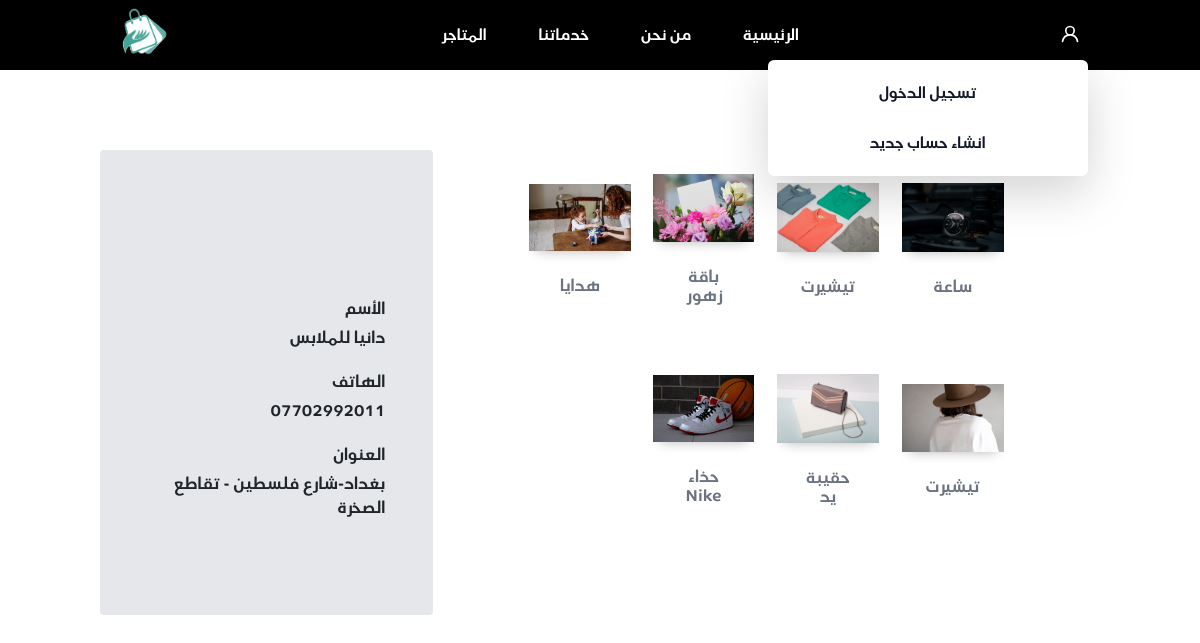
Page /vendor/store/دانيا للملابس/ on the committed database.
### jumla/models.py (models this page shows, shortened)
class Product(models.Model):
    ProductName = models.CharField(max_length=255)
    Size = models.CharField(max_length=255)
    price = models.DecimalField(max_digits=12, decimal_places=2)
    description = models.CharField(max_length=255)
    shopOwner = models.ForeignKey(Shop, on_delete=models.CASCADE, related_name="shop_products")
    Date = models.DateTimeField(default=timezone.now)
    is_active = models.BooleanField(default=True)
    Category = models.ForeignKey(Category, on_delete=models.CASCADE, related_name="product_Category")

class product_Images(models.Model):
    image = models.ImageField(upload_to="images/", null=True)
    product = models.ForeignKey(Product, on_delete=models.CASCADE, related_name="Image_Product")
    class Meta:
        verbose_name = "product_Image"
        verbose_name_plural = "product_Images"

class Shop(models.Model):
    shopName = models.CharField(max_length=255)
    shopOwner = models.OneToOneField(User, on_delete=models.CASCADE, related_name="shopOwner")
    def __str__(self):
        return f"{self.shopName}"

class User(AbstractUser):
    username = None
    phone_number = models.CharField(max_length=11, unique=True)
    address = models.CharField(max_length=255, null=True)
    USERNAME_FIELD = 'phone_number'
    REQUIRED_FIELDS = []
    objects = CustomUserManager()
    class Meta:
        verbose_name = "user"
        verbose_name_plural = "users"

### jumla/views/vender.py (the view)
# urls.py: path('store/<store>/', vender.show_store, name='show_store'),
def show_store(request, store):
    vender = get_object_or_404(Shop, shopName__contains=store)
    shop_products = Product.objects.filter(shopOwner__shopName__contains=vender)
    paginator_element = MyPaginator(shop_products, 10)
    page_number = request.GET.get('page')
    page_elements = paginator_element.get_pages(page_number)
    context = {"page_elements": page_elements[1], "page_nums": page_elements[0], 'vender': vender}
    return render(request, 'jumla/vender/stores.html', context)

### jumla/utilities/paginator.py (called while the page is built)
    def get_pages(self, page):
        self.page_nums = "a" * self.items.get_page(page).paginator.num_pages
        self.pages = self.items.get_page(page)
        return self.page_nums, self.pages

### jumla/templates/jumla/vender/stores.html (shortened to what this page needs)
{% extends 'jumla/base/base.html' %}
{% load static %}
{% block static %}
    <link rel="stylesheet" type="text/css" href="{% static 'jumla/landpage.css' %}">
{% endblock %}
{% block content %}
<div class="h-screen">
<div class=" grid grid-cols-3">
    <div class="p-5 col-span-2">
        <div class="mt-2 p-5">
            <div class="product-grid">
                  {% for product in page_elements %}
          <div class=" bg-white"  >
                    <div class = "product">
                        <div class = "product-img">
                            <img src="{{ product.Image_Product.first.image.url }}"  alt = "front product image">
                        </div>
                       <div class ="text-center   p-4 mb-4">
                        <h1 class="text-gray-500">{{ product.ProductName }} </h1>
                       </div>
                    </div>
                </div>
        {% endfor %}
            </div>
        {% include 'jumla/base/paginator.html' %}
        </div>
    </div>
    <div class=" py-20  ">
<div class="bg-gray-200 p-5 rounded ">
    <div class=" flex flex-col  justify-center  py-5" style="border: black;display:flex;flex-direction:row">
        <div class="-mt-2" style="border: black;margin-top:50px">
            <div style="display: flex;flex-direction:column">
                <p class="input_word " style="margin-left: 140px; margin-bottom: 5px;">الأسم</p>
                <p>{{ vender.shopName }}</p>
            </div>
            <div style="display: flex;flex-direction:column;padding-top:20px">
                <p class="input_word" style="margin-left: 140px; margin-bottom: 5px;">الهاتف</p>
                <p>{{ vender.shopOwner.phone_number }}</p>
            </div>
            <div style="display: flex;flex-direction:column;padding-top:20px">
                <p class="input_word" style="margin-left: 140px; margin-bottom: 5px;">العنوان</p>
                <p>{{ vender.shopOwner.address }}</p>
            </div>
        </div>
    </div>
</div>
    </div>
</div>
</div>
{% endblock %}

### jumla/templates/jumla/base/base.html (shortened to what this page needs)
<!DOCTYPE html>
{% load static %}
<html lang="ar" dir="rtl">
<head>
{% include 'jumla/base/header.html' %}
</head>
<body>
{% include 'jumla/base/navbar.html' %}
<div class="container">
     {% block content %}
    {% endblock %}
</div>
{% block static %}
    {% endblock %}
</body>
</html>

### jumla/templates/jumla/base/header.html (shortened to what this page needs)
{% load static %}
<link rel="stylesheet" href="https://cdn.jsdelivr.net/npm/bootstrap@5.0.2/dist/css/bootstrap.rtl.min.css">
    <link rel="stylesheet" type="text/css" href="{% static 'jumla/style.css' %}">
    <script src="https://cdn.tailwindcss.com"></script>

### jumla/templates/jumla/base/navbar.html (shortened to what this page needs)
{% load static %}
<nav class="bg-black">
        <div class="flex justify-around p-2 ">
            <div class="flex py-2 -mr-2">
                <div x-data="{ dropdownOpen: false }" class="relative ">
                    <button @click="dropdownOpen = !dropdownOpen" class="relative z-10 block rounded-md  p-2 focus:outline-none hover:bg-slate-500/75  drop-shadow-md rounded hover:ring-white">
                        <svg class="w-5 h-5     text-white   " xmlns="http://www.w3.org/2000/svg" viewBox="0 0 24 24"><path fill="#FFFFFF" d="M15.71,12.71a6,6,0,1,0-7.42,0,10,10,0,0,0-6.22,8.18,1,1,0,0,0,2,.22,8,8,0,0,1,15.9,0,1,1,0,0,0,1,.89h.11a1,1,0,0,0,.88-1.1A10,10,0,0,0,15.71,12.71ZM12,12a4,4,0,1,1,4-4A4,4,0,0,1,12,12Z"/></svg>
                    </button>
                    <div x-show="dropdownOpen" @click="dropdownOpen = false" class="fixed inset-0 h-full w-full z-10"></div>
                    <div x-show="dropdownOpen" class="absolute right-0 mt-2 bg-white rounded-md shadow-lg overflow-hidden z-20" style="width:20rem;">
                        <div class="py-2">
                            {% if user.is_authenticated %}
                                          <a href="#" class="transition-colors duration-200  w-full py-3 text-normal text-gray-900  border-b   hover:bg-teal-500 hover:text-white">
                                        <h1 class="text-center  text-medium  font-semibold ">
                                            <span >{{ user.first_name }}</span> </h1>
                                    </a>
                                          <a href="{% url 'change_password' %}" class="transition-colors duration-200  w-full w-full py-3 text-normal text-gray-900   hover:bg-teal-500 hover:text-white">
                                        <h1 class="text-center text-medium  font-semibold"> تغيير الرمز </h1>
                                    </a>
                                    <a href="{% url 'logout' %}" class="transition-colors duration-200  w-full py-3 text-normal text-gray-900 border-t hover:bg-teal-500 hover:text-white">
                                        <h1 class="text-center text-medium  font-semibold"> تسجيل الخروج   </h1>
                                    </a>
                                   {% else %}
                                    <a href="{% url 'login' %}" class="transition-colors duration-200  w-full py-3 text-normal text-gray-900     hover:bg-teal-500 hover:text-white">
                                        <h1 class="text-center  text-medium  font-semibold ">  تسجيل الدخول </h1>
                                    </a>
                                    <a href="{% url 'register' %}" class="transition-colors duration-200  w-full  py-3 text-normal text-gray-900    hover:bg-teal-500 hover:text-white">
                                        <h1 class="text-center font-semibold text-medium  ">انشاء حساب جديد</h1>
                                    </a>
                                    {% endif %}
                        </div>
                    </div>
                </div>
            </div>
            <div class="m-1">
                <div class=" flex  p-2">
                    <a href="{% url 'home' %}" class = "text-white px-3 hover:text-slate-100 inline-block pl-10 ">
                   <h1 class="hover:text-gray-300">
                    الرئيسية
                    </h1>
                </a>
                <a href="{% url 'who_are_we' %}" class = "text-white px-3 inline-block pl-10">
                   <h1  class="hover:text-gray-300"> من نحن</h1></a>
                   <a href="{% url 'services' %}" class = "text-white px-3 inline-block pl-10">
                    <h1  class="hover:text-gray-300">خدماتنا</h1></a>
                     <a href="{% url 'show_markets' %}" class = "text-white px-3 inline-block pl-10">
                    <h1  class="hover:text-gray-300" >
                        المتاجر
                    </h1></a>
                </div>
            </div>
                   <div class="brand-image">
                  <img src="{% static 'jumla/images/shorja.jpg' %}" class="h-12 w-12" alt="">
                   </div>
        </div>
</nav>

### jumla/templates/jumla/base/paginator.html (shortened to what this page needs)
{% load static %}
{% block static %}
<link rel="stylesheet" type="text/css" href="{% static 'jumla/pag.css' %}">
{% endblock %}
<div class="flex justify-center p-5 ">
</div>

### jumla/static/jumla/style.css (style rules this page uses)
body { font-family: air-arabia, sans-serif; }

### jumla/static/jumla/landpage.css (style rules this page uses)
a { text-decoration: none; padding: 6px 14px; font-size: 15px; margin: 0px 0px 0px 20px; display: inline-block; color: white; }
.product { overflow: hidden; -webkit-transition: -webkit-box-shadow 0.4s ease-out; transition: -webkit-box-shadow 0.4s ease-out; -o-transition: box-shadow 0.4s ease-out; transition: box-shadow 0.4s ease-out; transition: box-shadow 0.4s ease-out, -webkit-box-shadow 0.4s ease-out; position: relative; }
.product-img img { -webkit-box-shadow: 0 6px 12px -7px rgba(171, 171, 171, 1); box-shadow: 0 6px 12px -7px rgba(171, 171, 171, 1); }
.product-grid { display: grid; grid-template-columns: repeat(4, 1fr); -webkit-box-align: center; -ms-flex-align: center; align-items: center; -webkit-box-pack: center; -ms-flex-pack: center; justify-content: center; gap: 1.4rem; }

### rows in the picture
Product: Image_Product.first.image (picture), ProductName "ساعة"
Product: Image_Product.first.image (picture), ProductName "تيشيرت"
Product: Image_Product.first.image (picture), ProductName "باقة زهور"
Product: Image_Product.first.image (picture), ProductName "هدايا"
Product: Image_Product.first.image (picture), ProductName "تيشيرت"
Product: Image_Product.first.image (picture), ProductName "حقيبة يد"
Product: Image_Product.first.image (picture), ProductName "حذاء Nike"
Shop: shopName "دانيا للملابس", shopOwner.phone_number "07702992011", shopOwner.address "بغداد-شارع فلسطين - تقاطع الصخرة"
